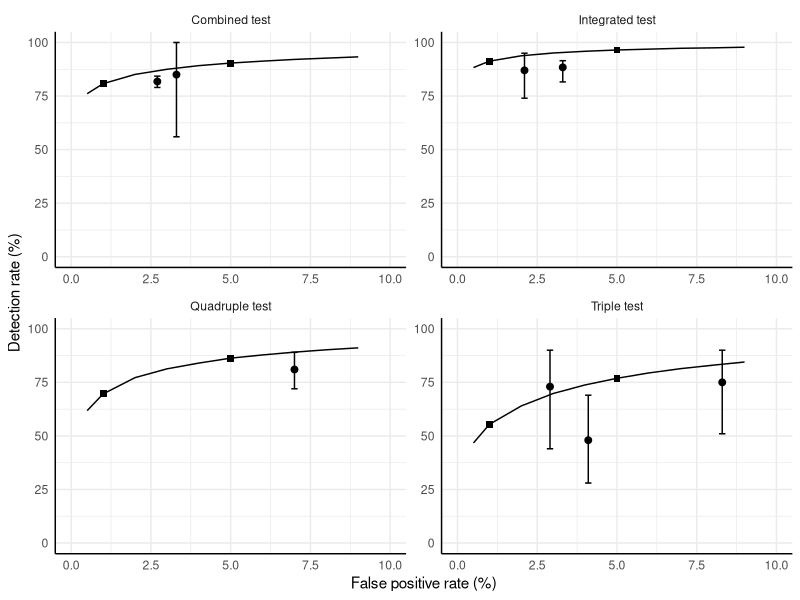

Write the R code that produced this figure.
library(ggplot2)

fpr<-c(0.5,1:9)
sTT<-"Triple test"
sQT<-"Quadruple test"
sCT<-"Combined test"
sIT<-"Integrated test"

points1 <- data.frame(
  x = c(4.1, 8.3, 2.9),
  y = c(48, 75, 73),
  ymin = c(28,51,44),
  ymax = c(69,90,90),
  graph = sTT
)

points2 <- data.frame(
  x = c(7),
  y = c(81),
  ymin = c(72),
  ymax = c(89),
  graph = sQT
)

points3 <- data.frame(
  x = c(3.3, 2.7),
  y = c(85, 81.8),
  ymin = c(56,79),
  ymax = c(100,84.3),
  graph = sCT
)

points4 <- data.frame(
  x = c(2.1, 3.3),
  y = c(87, 88.4),
  ymin = c(74,81.6),
  ymax = c(95,91.5),
  graph = sIT
)

estPoinst1<-data.frame(
  x = c(1,5),
  y = c(55.4,76.9),
  graph= sTT
)

estPoinst2<-data.frame(
  x = c(1,5),
  y = c(69.6,86.3),
  graph= sQT
)

estPoinst3<-data.frame(
  x = c(1,5),
  y = c(80.8,90.4),
  graph= sCT
)

estPoinst4<-data.frame(
  x = c(1,5),
  y = c(91.3,96.5),
  graph= sIT
)

lines1 <- data.frame(
  x = fpr,
  y = c(46.7,55.4,64,69.8,73.8,76.9,79.4,81.4,83,84.5),
  graph = sTT
)

lines2 <- data.frame(
  x = fpr,
  y = c(61.8,69.6,77.2,81.3,84,86.3,87.8,89.1,90.2,91.1),
  graph = sQT
)

lines3 <- data.frame(
  x = fpr,
  y = c(76.1,80.8,85.1,87.5,89.2,90.4,91.3,92.1,92.7,93.3),
  graph = sCT
)

lines4 <- data.frame(
  x = fpr,
  y = c(88.3,91.3,93.8,95.1,95.9,96.5,96.9,97.3,97.5,97.8),
  graph = sIT
)

points_all <- rbind(points1, points2, points3, points4)
estpoints_all <-rbind(estPoinst1,estPoinst2,estPoinst3,estPoinst4)
lines_all <- rbind(lines1, lines2, lines3, lines4)
lines_all <- lines_all[order(lines_all$graph, lines_all$x), ]

p<-ggplot() +
  geom_point(
    data = points_all,
    aes(x = x, y = y),
    size = 2
  ) +
  geom_point(
    data = estpoints_all,
    aes(x = x, y = y),
    size = 2,
    shape = 15
  ) +
  geom_errorbar(data=points_all, aes(x=x,ymin=ymin,ymax=ymax),width=0.2) + 
  geom_line(
    data = lines_all,
    aes(x = x, y = y),
    linewidth = 0.5
  ) +
  facet_wrap(~ graph, ncol = 2,scales='free') +
  scale_x_continuous(limits = c(0, 10)) +
  scale_y_continuous(limits = c(0, 100)) +
  labs(
    x = "False positive rate (%)",
    y = "Detection rate (%)",
  ) +
  theme_minimal()+
  theme(axis.line = element_line())

print(p)
